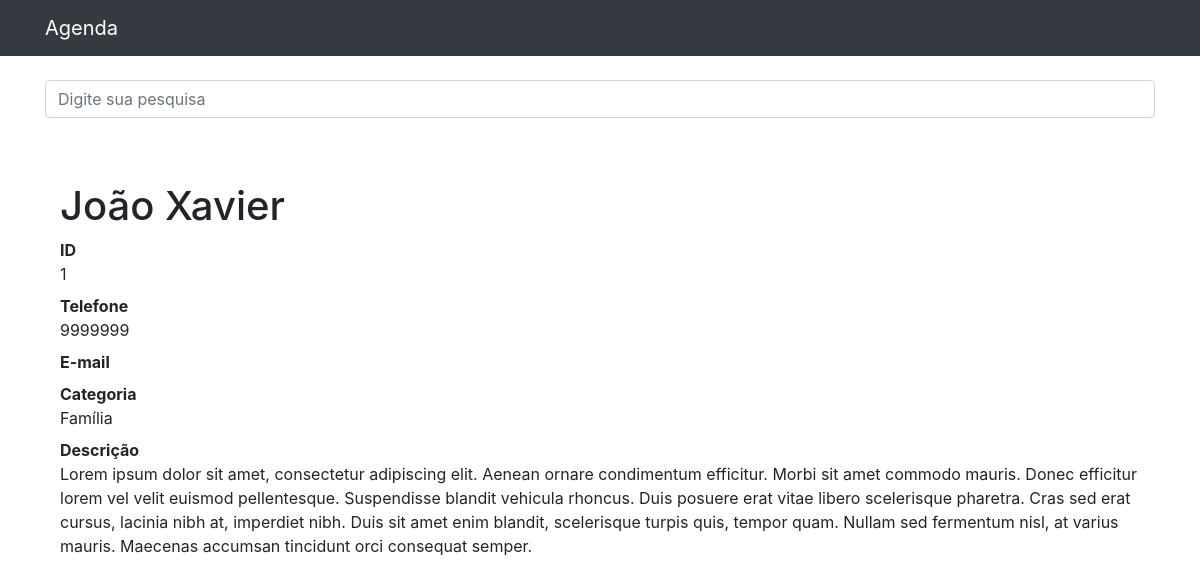
The page /1 on the database its author committed.
### Contatos/models.py (models this page shows, shortened)
class Contato(models.Model):
    nome = models.CharField(max_length=255)
    sobrenome = models.CharField(max_length=255)
    telefone = models.CharField(max_length=255)
    email = models.CharField(max_length=255 , blank = True)
    descricao = models.TextField()
    categoria  = models.ForeignKey(Categoria, on_delete=models.DO_NOTHING)
    mostrar = models.BooleanField(default=True)
    foto = models.ImageField(blank=True,upload_to='fotos/%Y/%M/%D')

class Categoria(models.Model):
    nome = models.CharField(max_length=255)
    def __str__(self):
        return self.nome

### Contatos/views.py (the view)
# urls.py: path('<int:contato_id>', views.ver_contato, name= 'ver_contato'),
def ver_contato(request,contato_id):
    contato = get_object_or_404(Contato,id=contato_id)
    if not contato.mostrar:
        raise Http404()
    return render(request,'ver_contato.html',{'contato':contato})

### templates/ver_contato.html (shortened to what this page needs)
{% extends 'base.html' %}
{% block content %}
  <div class="container">
    <div class="row">
      <div class="col-lg-12">
        <h1 class="mt-5">{{contato.nome}} {{ contato.sobrenome }}</h1>
        <dl>
          <dt>ID</dt>
          <dd>{{contato.id}}</dd>
          <dt>Telefone</dt>
          <dd>{{contato.telefone}}</dd>
          <dt>E-mail</dt>
          <dt>Categoria</dt>
          <dd>{{contato.categoria}}</dd>
          <dt>Descrição</dt>
          <dd>
            Lorem ipsum dolor sit amet, consectetur adipiscing elit. Aenean ornare condimentum efficitur. Morbi sit amet
            commodo mauris. Donec efficitur lorem vel velit euismod pellentesque. Suspendisse blandit vehicula rhoncus.
            Duis posuere erat vitae libero scelerisque pharetra. Cras sed erat cursus, lacinia nibh at, imperdiet nibh.
            Duis sit amet enim blandit, scelerisque turpis quis, tempor quam. Nullam sed fermentum nisl, at varius
            mauris. Maecenas accumsan tincidunt orci consequat semper.
          </dd>
        </dl>
      </div>
    </div>
  </div>
{% endblock %}

### rows shown on the page
Contato: nome "João", sobrenome "Xavier", id "1", telefone "9999999", categoria "Família"
